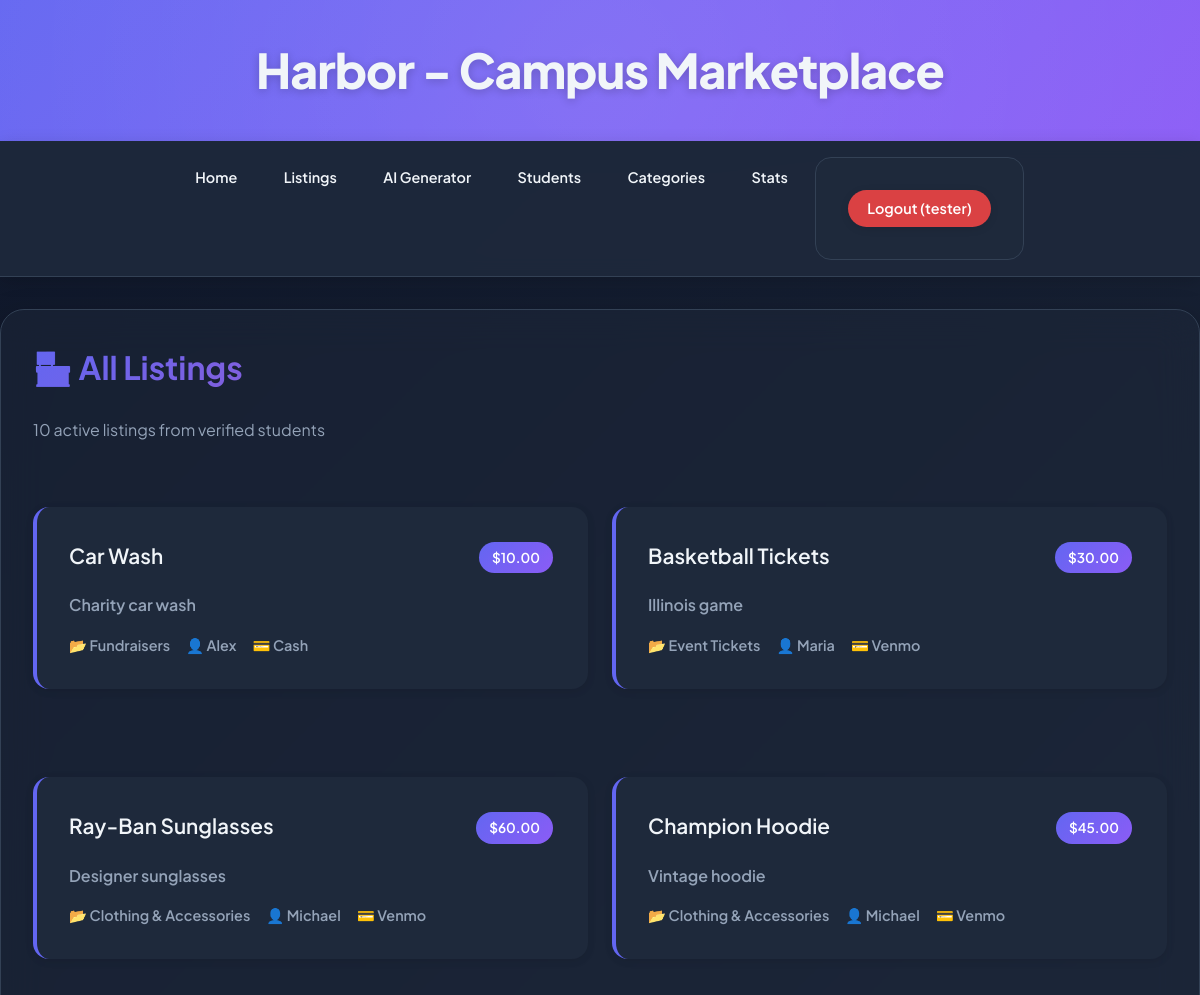
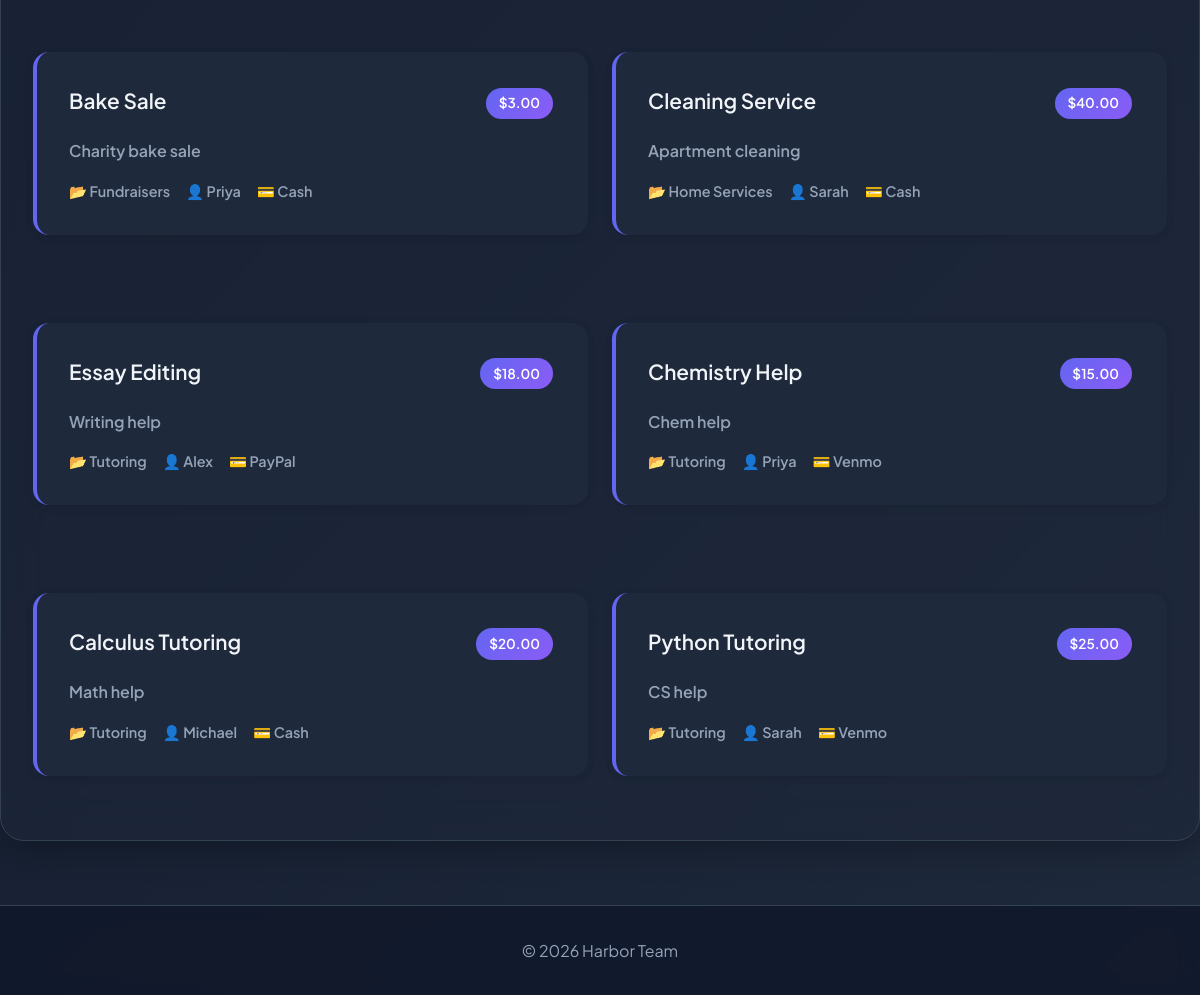
The app's page /render/ (signed in) with its own data (2 pictures, top to bottom).
### listings/models.py (models this page shows, shortened)
class Listing(models.Model):
    PAYMENT_METHODS = [
        ('VENMO', 'Venmo'),
        ('CASH', 'Cash'),
        ('PAYPAL', 'PayPal'),
        ('ZELLE', 'Zelle'),
    ]
    seller = models.ForeignKey(
        Student,
        on_delete=models.CASCADE,
        related_name='listings'
    )
    category = models.ForeignKey(
        Category,
        on_delete=models.PROTECT,
        related_name='listings'
    )
    title = models.CharField(max_length=200)
    description = models.TextField(max_length=1000)
    price = models.DecimalField(
        max_digits=10,
        decimal_places=2,
        null=True,
        blank=True,
        help_text="Price in USD (leave blank for free/donations)"
    )
    contact_method = models.CharField(max_length=200)
    accepted_payment = models.CharField(
        max_length=20,
        choices=PAYMENT_METHODS,
        default='VENMO'
    )
    is_active = models.BooleanField(default=True)
    created_at = models.DateTimeField(auto_now_add=True)
    updated_at = models.DateTimeField(auto_now=True)
    class Meta:
        ordering = ['-created_at']
        constraints = [
            models.UniqueConstraint(
                fields=['seller', 'title'],
                name='unique_listing_per_seller'
            )
        ]
    def get_absolute_url(self):
        from django.urls import reverse
        return reverse('listing_detail', args=[str(self.id)])

class Category(models.Model):
    CATEGORY_TYPES = [
        ('SERVICE', 'Service'),
        ('FUNDRAISER', 'Fundraiser'),
        ('SELLER', 'Seller'),
    ]
    name = models.CharField(max_length=100)
    category_type = models.CharField(max_length=20, choices=CATEGORY_TYPES)
    description = models.TextField(max_length=300, blank=True)
    class Meta:
        ordering = ['name']
        verbose_name_plural = 'Categories'
        constraints = [
            models.UniqueConstraint(
                fields=['name', 'category_type'],
                name='unique_category_name_per_type'
            )
        ]

class Student(models.Model):
    first_name = models.CharField(max_length=100)
    last_name = models.CharField(max_length=100)
    university_email = models.EmailField(
        unique=True,
        validators=[EmailValidator()],
        help_text="Must be a valid .edu email address"
    )
    phone_number = models.CharField(max_length=15, blank=True)
    bio = models.TextField(max_length=500, blank=True)
    is_verified = models.BooleanField(default=False)
    created_at = models.DateTimeField(auto_now_add=True)
    updated_at = models.DateTimeField(auto_now=True)
    class Meta:
        ordering = ['-created_at']
        constraints = [
            models.UniqueConstraint(
                fields=['university_email'],
                name='unique_student_email'
            )
        ]

### listings/views.py (the view)
# urls.py: path('render/', login_required(listing_render_view), name='listing_render'),
@login_required
def listing_render_view(request):
    listings = Listing.objects.filter(is_active=True)
    return render(
        request,
        "listings/listing_features.html",
        {"listings": listings}
    )

### listings/templates/listings/listing_features.html (shortened to what this page needs)
{% extends "base.html" %}
{% block content %}
    <h2>🏪 All Listings</h2>
    <p style="color: var(--text-secondary); margin-bottom: 2rem;">{{ listings.count }} active listings from verified students</p>
    <div class="grid grid-2">
        {% for item in listings %}
            <div class="detail-card" style="cursor: pointer; transition: all 0.3s;">
                <a href="{{ item.get_absolute_url }}" style="text-decoration: none; color: inherit;">
                    <div style="display: flex; justify-content: space-between; align-items: start; margin-bottom: 1rem;">
                        <h3 style="margin: 0; font-size: 1.3rem;">{{ item.title }}</h3>
                        <span class="badge">${{ item.price|default:"Free" }}</span>
                    </div>
                    <p style="color: var(--text-secondary); margin: 0.5rem 0;">
                        {{ item.description|truncatewords:20 }}
                    </p>
                    <div style="display: flex; gap: 1rem; margin-top: 1rem; font-size: 0.9rem; color: var(--text-secondary);">
                        <span>📂 {{ item.category.name }}</span>
                        <span>👤 {{ item.seller.first_name }}</span>
                        <span>💳 {{ item.get_accepted_payment_display }}</span>
                    </div>
                </a>
            </div>
        {% empty %}
            <div class="empty-state">
                <p style="font-size: 1.2rem;">No listings available right now</p>
                <p>Be the first to post something!</p>
            </div>
        {% endfor %}
    </div>
{% endblock %}

### listings/templates/base.html (shortened to what this page needs)
{% load static %}
<!DOCTYPE html>
<html lang="en">
<head>
    <link rel="stylesheet" href="{% static 'listings/css/styles.css' %}">
</head>
<body>
    <header class="header">
        <h1>Harbor - Campus Marketplace</h1>
    </header>
<nav class="navbar">
    <a href="{% url 'home' %}">Home</a>
    {% if user.is_authenticated %}
        <a href="{% url 'listing_list' %}">Listings</a>
        <a href="{% url 'create_local_ai' %}"> AI Generator</a>
        <a href="{% url 'student_list' %}">Students</a>
        <a href="{% url 'category_list' %}">Categories</a>
        <a href="{% url 'aggregation_stats' %}">Stats</a>
        <form method="post" action="{% url 'account_logout' %}" style="display: inline; margin: 0;">
            <button type="submit" style="background: rgba(239, 68, 68, 0.9); padding: 0.6rem 1.2rem; border-radius: 50px; border: none; color: white; font-weight: 600; cursor: pointer; font-size: 0.9rem; transition: all 0.3s ease;">
                Logout ({{ user.username }})
            </button>
        </form>
    {% else %}
        <a href="{% url 'account_login' %}">Login</a>
        <a href="{% url 'account_signup' %}">Sign Up</a>
    {% endif %}
</nav>
    <main class="container">
        {% block content %}
        {% endblock %}
    </main>
    <footer class="footer">
        <p>&copy; 2026 Harbor Team</p>
    </footer>
</body>
</html>

### listings/static/listings/css/styles.css (style rules this page uses)
:root { --primary: #6366f1; --primary-dark: #4f46e5; --secondary: #ec4899; --accent: #8b5cf6; --success: #10b981; --warning: #f59e0b; --bg-main: #0f172a; --bg-card: #1e293b; --bg-hover: #334155; --text-primary: #f1f5f9; --text-secondary: #94a3b8; --border: #334155; --shadow-sm: 0 2px 8px rgba(0, 0, 0, 0.1); --shadow-md: 0 4px 16px rgba(0, 0, 0, 0.15); --shadow-lg: 0 10px 30px rgba(0, 0, 0, 0.25); --glow: 0 0 20px rgba(99, 102, 241, 0.3); }
* { margin: 0; padding: 0; box-sizing: border-box; }
body { font-family: 'Plus Jakarta Sans', -apple-system, BlinkMacSystemFont, 'Segoe UI', sans-serif; background: linear-gradient(135deg, #0f172a 0%, #1e293b 100%); color: var(--text-primary); line-height: 1.6; min-height: 100vh; }
.header { background: linear-gradient(135deg, var(--primary) 0%, var(--accent) 100%); padding: 2rem; text-align: center; position: relative; overflow: hidden; box-shadow: var(--shadow-lg); }
.header::before { content: ''; position: absolute; top: -50%; right: -50%; width: 200%; height: 200%; background: radial-gradient(circle, rgba(255,255,255,0.1) 0%, transparent 70%); animation: rotate 20s linear infinite; }
.header h1 { font-size: clamp(1.8rem, 4vw, 3rem); font-weight: 800; letter-spacing: -0.02em; position: relative; z-index: 1; text-shadow: 0 2px 10px rgba(0, 0, 0, 0.2); }
.navbar { background: rgba(30, 41, 59, 0.95); backdrop-filter: blur(10px); padding: 1rem 2rem; display: flex; justify-content: center; gap: 0.5rem; flex-wrap: wrap; position: sticky; top: 0; z-index: 100; border-bottom: 1px solid var(--border); box-shadow: var(--shadow-md); }
.navbar a { color: var(--text-primary); text-decoration: none; padding: 0.6rem 1.2rem; border-radius: 50px; transition: all 0.3s cubic-bezier(0.4, 0, 0.2, 1); font-weight: 600; font-size: 0.9rem; position: relative; overflow: hidden; }
.navbar a::before { content: ''; position: absolute; top: 0; left: 0; width: 100%; height: 100%; background: linear-gradient(135deg, var(--primary), var(--accent)); transform: scaleX(0); transform-origin: right; transition: transform 0.3s ease; z-index: -1; border-radius: 50px; }
.container { max-width: 1200px; margin: 2rem auto; padding: 2rem; background: rgba(30, 41, 59, 0.5); backdrop-filter: blur(20px); border-radius: 24px; box-shadow: var(--shadow-lg); border: 1px solid var(--border); }
h2 { font-size: 2rem; font-weight: 700; margin-bottom: 1.5rem; background: linear-gradient(135deg, var(--primary), var(--secondary)); -webkit-background-clip: text; -webkit-text-fill-color: transparent; background-clip: text; }
h3 { font-size: 1.5rem; font-weight: 600; margin: 1.5rem 0 1rem; color: var(--text-primary); }
a { color: var(--primary); text-decoration: none; font-weight: 600; transition: all 0.2s ease; position: relative; }
form { background: var(--bg-card); padding: 2rem; border-radius: 16px; margin: 2rem 0; border: 1px solid var(--border); }
button, .btn { background: linear-gradient(135deg, var(--primary), var(--accent)); color: white; padding: 0.8rem 2rem; border: none; border-radius: 12px; cursor: pointer; font-weight: 700; font-size: 1rem; transition: all 0.3s ease; box-shadow: var(--shadow-sm); font-family: inherit; }
.detail-card { background: var(--bg-card); padding: 2rem; margin: 2rem 0; border-radius: 16px; border-left: 4px solid var(--primary); box-shadow: var(--shadow-sm); }
.detail-card p { margin: 0.8rem 0; color: var(--text-secondary); }
.footer { background: rgba(15, 23, 42, 0.8); backdrop-filter: blur(10px); color: var(--text-secondary); text-align: center; padding: 2rem; margin-top: 4rem; border-top: 1px solid var(--border); }
.badge { display: inline-block; padding: 0.3rem 0.8rem; background: linear-gradient(135deg, var(--primary), var(--accent)); color: white; border-radius: 50px; font-size: 0.85rem; font-weight: 600; margin: 0.2rem; }
.grid { display: grid; gap: 1.5rem; }
@media (min-width: 768px) { .grid-2 { grid-template-columns: repeat(2, 1fr); } }

### records on screen
Listing: title "Car Wash", price "10.00", description "Charity car wash", category.name "Fundraisers", seller.first_name "Alex", accepted_payment "Cash"
Listing: title "Basketball Tickets", price "30.00", description "Illinois game", category.name "Event Tickets", seller.first_name "Maria", accepted_payment "Venmo"
Listing: title "Ray-Ban Sunglasses", price "60.00", description "Designer sunglasses", category.name "Clothing & Accessories", seller.first_name "Michael", accepted_payment "Venmo"
Listing: title "Champion Hoodie", price "45.00", description "Vintage hoodie", category.name "Clothing & Accessories", seller.first_name "Michael", accepted_payment "Venmo"
Listing: title "Bake Sale", price "3.00", description "Charity bake sale", category.name "Fundraisers", seller.first_name "Priya", accepted_payment "Cash"
Listing: title "Cleaning Service", price "40.00", description "Apartment cleaning", category.name "Home Services", seller.first_name "Sarah", accepted_payment "Cash"
Listing: title "Essay Editing", price "18.00", description "Writing help", category.name "Tutoring", seller.first_name "Alex", accepted_payment "PayPal"
Listing: title "Chemistry Help", price "15.00", description "Chem help", category.name "Tutoring", seller.first_name "Priya", accepted_payment "Venmo"
Listing: title "Calculus Tutoring", price "20.00", description "Math help", category.name "Tutoring", seller.first_name "Michael", accepted_payment "Cash"
Listing: title "Python Tutoring", price "25.00", description "CS help", category.name "Tutoring", seller.first_name "Sarah", accepted_payment "Venmo"

### other values on screen
{{ user.username }} "tester"
{{ listings.count }} "10"
